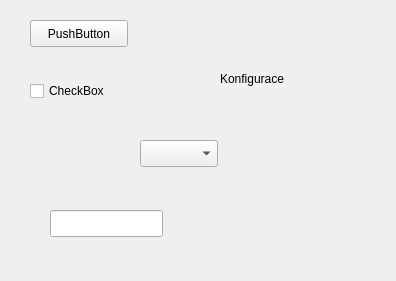
<?xml version="1.0" encoding="UTF-8"?>
<ui version="4.0">
 <class>Form</class>
 <widget class="QWidget" name="Form">
  <property name="geometry">
   <rect>
    <x>0</x>
    <y>0</y>
    <width>396</width>
    <height>281</height>
   </rect>
  </property>
  <property name="windowTitle">
   <string>Form</string>
  </property>
  <widget class="QPushButton" name="pushButton">
   <property name="geometry">
    <rect>
     <x>30</x>
     <y>20</y>
     <width>98</width>
     <height>27</height>
    </rect>
   </property>
   <property name="text">
    <string>PushButton</string>
   </property>
  </widget>
  <widget class="QCheckBox" name="checkBox">
   <property name="geometry">
    <rect>
     <x>30</x>
     <y>80</y>
     <width>97</width>
     <height>22</height>
    </rect>
   </property>
   <property name="text">
    <string>CheckBox</string>
   </property>
  </widget>
  <widget class="QComboBox" name="comboBox">
   <property name="geometry">
    <rect>
     <x>140</x>
     <y>140</y>
     <width>78</width>
     <height>27</height>
    </rect>
   </property>
  </widget>
  <widget class="QLineEdit" name="lineEdit">
   <property name="geometry">
    <rect>
     <x>50</x>
     <y>210</y>
     <width>113</width>
     <height>27</height>
    </rect>
   </property>
  </widget>
  <widget class="QLabel" name="label">
   <property name="geometry">
    <rect>
     <x>220</x>
     <y>70</y>
     <width>81</width>
     <height>17</height>
    </rect>
   </property>
   <property name="text">
    <string>Konfigurace</string>
   </property>
  </widget>
 </widget>
 <resources/>
 <connections/>
</ui>
